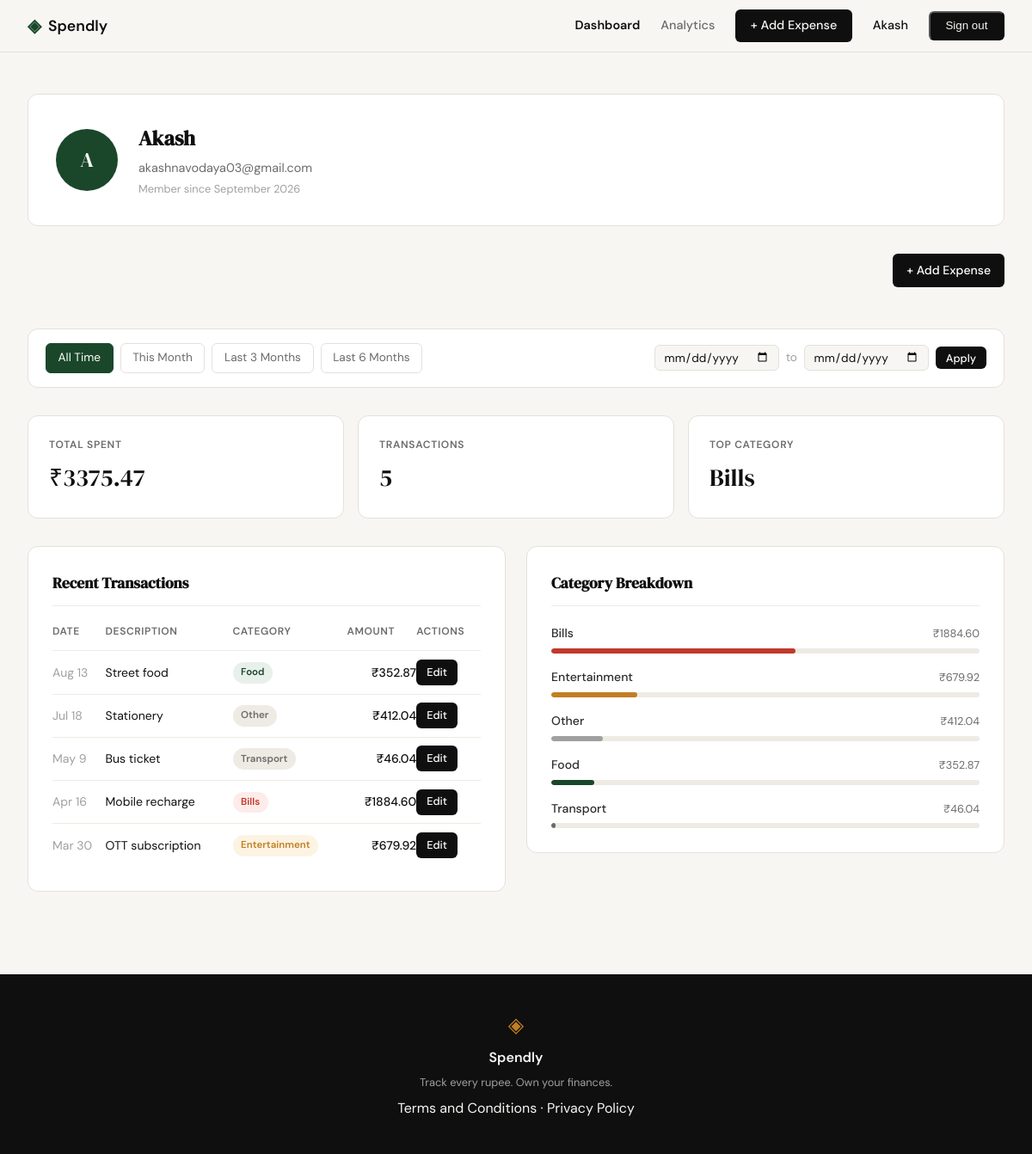
/profile (signed in), run on an earlier commit of the app's database.
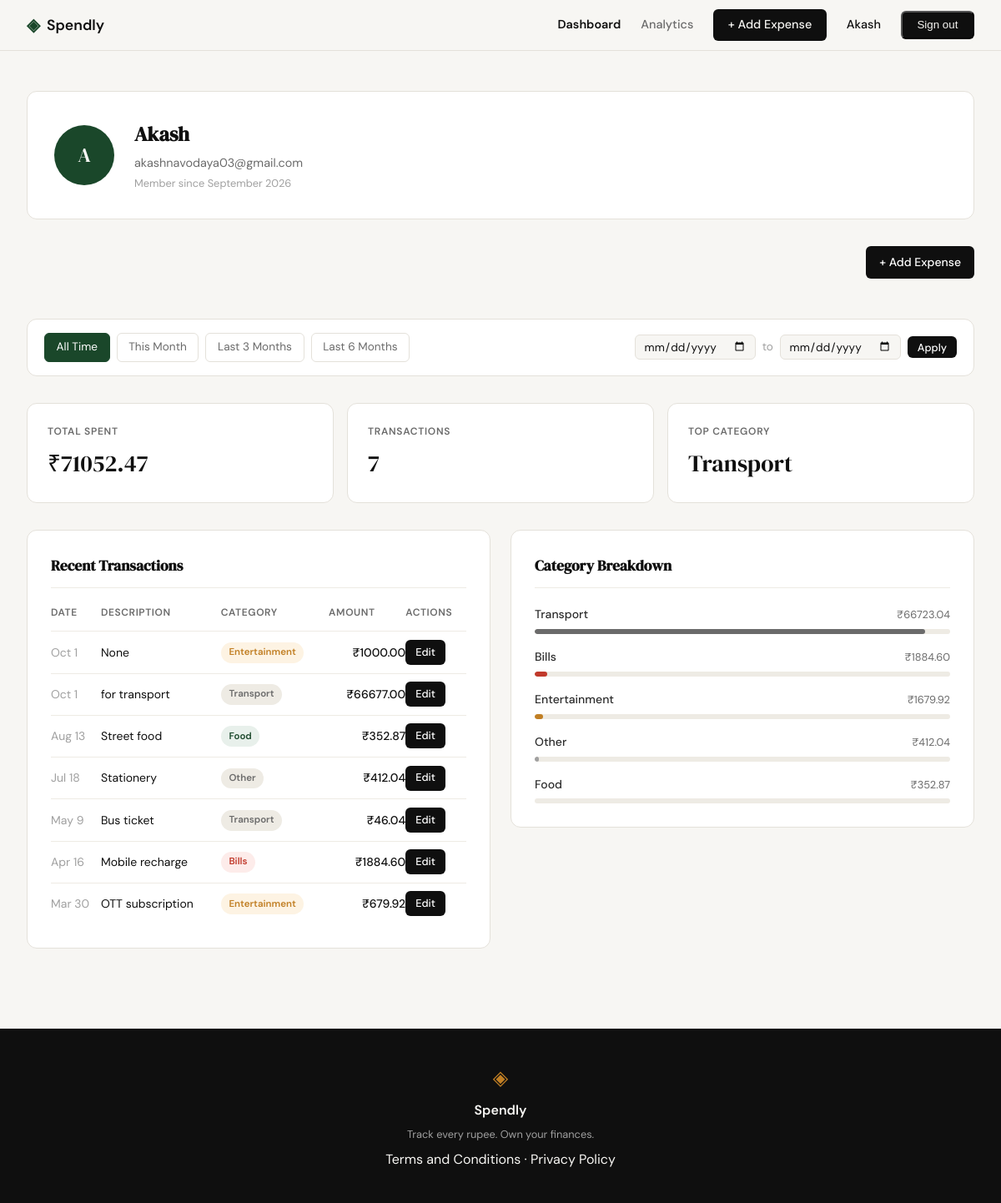
And on a later commit of the database.
### tables this page shows
CREATE TABLE users (
            id INTEGER PRIMARY KEY AUTOINCREMENT,
            name TEXT NOT NULL,
            email TEXT UNIQUE NOT NULL,
            password_hash TEXT NOT NULL,
            created_at TEXT DEFAULT (datetime('now'))
        );

CREATE TABLE expenses (
            id INTEGER PRIMARY KEY AUTOINCREMENT,
            user_id INTEGER NOT NULL,
            amount REAL NOT NULL,
            category TEXT NOT NULL,
            date TEXT NOT NULL,
            description TEXT,
            created_at TEXT DEFAULT (datetime('now')),
            FOREIGN KEY (user_id) REFERENCES users(id)
        );

### app.py (the view)
@app.route("/profile")
def profile():
    if not session.get("user_id"):
        return redirect(url_for("login"))
    user_id = session["user_id"]
    date_from = _parse_date(request.args.get("date_from"))
    date_to = _parse_date(request.args.get("date_to"))
    if date_from and date_to and date_from > date_to:
        flash("Start date must be before end date.", "error")
        date_from = date_to = None
    today = date.today()
    first_of_month = today.replace(day=1).isoformat()
    last_3m = (today - timedelta(days=90)).isoformat()
    last_6m = (today - timedelta(days=180)).isoformat()
    today_str = today.isoformat()
    presets = {
        "today": today_str,
        "this_month": first_of_month,
        "last_3m": last_3m,
        "last_6m": last_6m,
    }
    user = get_user_by_id(user_id)
    stats = get_summary_stats(user_id, date_from, date_to)
    transactions = get_recent_transactions(
        user_id, date_from=date_from, date_to=date_to
    )
    categories = get_category_breakdown(user_id, date_from, date_to)
    return render_template(
        "profile.html",
        user=user,
        stats=stats,
        transactions=transactions,
        categories=categories,
        date_from=date_from,
        date_to=date_to,
        presets=presets,
    )

### app.py (called while the page is built)
def _parse_date(value):
    try:
        datetime.strptime(value, "%Y-%m-%d")
        return value
    except (ValueError, TypeError):
        return None

### database/db.py (called while the page is built)
def get_db():
    conn = sqlite3.connect(DB_PATH)
    conn.row_factory = sqlite3.Row
    conn.execute("PRAGMA foreign_keys = ON")
    return conn

### database/queries.py (called while the page is built)
def get_recent_transactions(user_id, limit=10, date_from=None, date_to=None):
    conn = get_db()
    sql = (
        "SELECT id, date, description, category, amount FROM expenses "
        "WHERE user_id = ?"
    )
    params = [user_id]
    if date_from and date_to:
        sql += " AND date BETWEEN ? AND ?"
        params.extend([date_from, date_to])
    sql += " ORDER BY date DESC LIMIT ?"
    params.append(limit)
    rows = conn.execute(sql, params).fetchall()
    conn.close()
    return [
        {
            "id": r["id"],
            "date": datetime.strptime(r["date"], "%Y-%m-%d").strftime("%b %-d"),
            "description": r["description"],
            "category": r["category"],
            "amount": f"₹{r['amount']:.2f}",
        }
        for r in rows
    ]

def get_summary_stats(user_id, date_from=None, date_to=None):
    conn = get_db()
    base = "FROM expenses WHERE user_id = ?"
    params = [user_id]
    if date_from and date_to:
        base += " AND date BETWEEN ? AND ?"
        params.extend([date_from, date_to])
    row = conn.execute(f"SELECT SUM(amount), COUNT(*) {base}", params).fetchone()
    top = conn.execute(
        f"SELECT category {base} GROUP BY category ORDER BY SUM(amount) DESC LIMIT 1",
        params,
    ).fetchone()
    total = row[0] or 0.0
    count = row[1] or 0
    conn.close()
    return {
        "total_spent": f"₹{total:.2f}",
        "transaction_count": count,
        "top_category": top["category"] if top else "—",
    }

def get_user_by_id(user_id):
    conn = get_db()
    row = conn.execute(
        "SELECT name, email, created_at FROM users WHERE id = ?", (user_id,)
    ).fetchone()
    conn.close()
    if row is None:
        return None
    dt = datetime.strptime(row["created_at"][:10], "%Y-%m-%d")
    initials = "".join(w[0].upper() for w in row["name"].split()[:2])
    return {
        "name": row["name"],
        "email": row["email"],
        "member_since": dt.strftime("%B %Y"),
        "initials": initials,
    }

### templates/profile.html (shortened to what this page needs)
{% extends "base.html" %}
{% block head %}
<link rel="stylesheet" href="{{ url_for('static', filename='css/profile.css') }}">
{% endblock %}
{% block content %}
<div class="profile-page">
    <div class="profile-inner">
        <div class="profile-header-card">
            <div class="profile-avatar">{{ user.initials }}</div>
            <div class="profile-meta">
                <h1 class="profile-name">{{ user.name }}</h1>
                <p class="profile-email">{{ user.email }}</p>
                <p class="profile-since">Member since {{ user.member_since }}</p>
            </div>
        </div>
        <div style="text-align:right; margin-bottom: 1rem;">
            <a href="{{ url_for('add_expense') }}" class="btn">+ Add Expense</a>
        </div>
        <div class="filter-bar">
            <div class="filter-presets">
                <a href="{{ url_for('profile') }}"
                   class="preset-btn{% if not date_from and not date_to %} preset-btn--active{% endif %}">All Time</a>
                <a href="{{ url_for('profile', date_from=presets.this_month, date_to=presets.today) }}"
                   class="preset-btn{% if date_from == presets.this_month and date_to == presets.today %} preset-btn--active{% endif %}">This Month</a>
                <a href="{{ url_for('profile', date_from=presets.last_3m, date_to=presets.today) }}"
                   class="preset-btn{% if date_from == presets.last_3m and date_to == presets.today %} preset-btn--active{% endif %}">Last 3 Months</a>
                <a href="{{ url_for('profile', date_from=presets.last_6m, date_to=presets.today) }}"
                   class="preset-btn{% if date_from == presets.last_6m and date_to == presets.today %} preset-btn--active{% endif %}">Last 6 Months</a>
            </div>
            <form class="filter-form" method="get" action="{{ url_for('profile') }}">
                <input type="date" name="date_from" value="{{ date_from or '' }}">
                <span class="filter-sep">to</span>
                <input type="date" name="date_to" value="{{ date_to or '' }}">
                <button type="submit" class="btn btn--sm">Apply</button>
            </form>
        </div>
        <div class="stats-row">
            <div class="stat-card">
                <span class="stat-label">Total Spent</span>
                <span class="stat-value">{{ stats.total_spent }}</span>
            </div>
            <div class="stat-card">
                <span class="stat-label">Transactions</span>
                <span class="stat-value">{{ stats.transaction_count }}</span>
            </div>
            <div class="stat-card">
                <span class="stat-label">Top Category</span>
                <span class="stat-value">{{ stats.top_category }}</span>
            </div>
        </div>
        <div class="profile-grid">
            <div class="profile-card">
                <h2 class="card-title">Recent Transactions</h2>
                <table class="tx-table">
                    <thead>
                        <tr>
                            <th>Date</th>
                            <th>Description</th>
                            <th>Category</th>
                            <th class="tx-amount-col">Amount</th>
                            <th>Actions</th>
                        </tr>
                    </thead>
                    <tbody>
                        {% for tx in transactions %}
                        <tr>
                            <td class="tx-date">{{ tx.date }}</td>
                            <td>{{ tx.description }}</td>
                            <td><span class="badge badge--{{ tx.category | lower }}">{{ tx.category }}</span></td>
                            <td class="tx-amount">{{ tx.amount }}</td>
                            <td>
                              <a href="/expenses/{{ tx.id }}/edit" class="btn btn--sm">Edit</a>
                            </td>
                        </tr>
                        {% endfor %}
                    </tbody>
                </table>
            </div>
            <div class="profile-card">
                <h2 class="card-title">Category Breakdown</h2>
                <div class="breakdown-list">
                    {% for cat in categories %}
                    <div class="breakdown-row">
                        <div class="breakdown-meta">
                            <span class="breakdown-name">{{ cat.name }}</span>
                            <span class="breakdown-total">{{ cat.amount }}</span>
                        </div>
                        <div class="breakdown-track">
                            <div class="breakdown-bar breakdown-bar--{{ cat.name | lower }}" style="width: {{ cat.pct }}%"></div>
                        </div>
                    </div>
                    {% endfor %}
                </div>
            </div>
        </div>
    </div>
</div>
{% endblock %}

### templates/base.html (shortened to what this page needs)
<!DOCTYPE html>
<html lang="en">
<head>
    <link rel="stylesheet" href="{{ url_for('static', filename='css/style.css') }}">
    {% block head %}{% endblock %}
</head>
<body>
    <nav class="navbar">
        <div class="nav-inner">
            <a href="{{ url_for('landing') }}" class="nav-brand">
                <span class="brand-icon">◈</span>
                <span class="brand-name">Spendly</span>
            </a>
            <div class="nav-links">
                {% if session.get('user_id') %}
                    <a href="{{ url_for('profile') }}" class="{{ 'nav-active' if request.endpoint == 'profile' else '' }}">Dashboard</a>
                    <a href="{{ url_for('analytics') }}" class="{{ 'nav-active' if request.endpoint == 'analytics' else '' }}">Analytics</a>
                    <a href="{{ url_for('add_expense') }}" class="nav-cta {{ 'nav-active' if request.endpoint == 'add_expense' else '' }}">+ Add Expense</a>
                    <span>{{ session.get('user_name') }}</span>
                    <form method="post" action="{{ url_for('logout') }}" style="display:inline">
                        <button type="submit" class="nav-cta">Sign out</button>
                    </form>
                {% else %}
                    <a href="{{ url_for('login') }}">Sign in</a>
                    <a href="{{ url_for('register') }}" class="nav-cta">Get started</a>
                {% endif %}
            </div>
        </div>
    </nav>
    <main class="main-content">
        {% block content %}{% endblock %}
    </main>
    <footer class="footer">
        <div class="footer-inner">
            <span class="brand-icon">◈</span>
            <span class="footer-name">Spendly</span>
            <p class="footer-copy">Track every rupee. Own your finances.</p>
            <p><a href="/terms">Terms and Conditions</a> · <a href="/privacy">Privacy Policy</a></p>
        </div>
    </footer>
</body>
</html>

### static/css/profile.css (style rules this page uses)
.filter-bar { display: flex; flex-wrap: wrap; gap: 0.75rem; align-items: center; background: var(--paper-card); border: 1px solid var(--border); border-radius: var(--radius-md); padding: 1rem 1.25rem; }
.filter-presets { display: flex; gap: 0.5rem; flex-wrap: wrap; flex: 1; }
.preset-btn { padding: 0.35rem 0.85rem; border-radius: var(--radius-sm); border: 1px solid var(--border); background: transparent; color: var(--ink-muted); text-decoration: none; font-size: 0.85rem; font-family: var(--font-body); transition: all 0.15s; }
.preset-btn--active { background: var(--accent); color: var(--paper-card); border-color: var(--accent); }
.filter-form { display: flex; align-items: center; gap: 0.5rem; flex-wrap: wrap; }
.filter-sep { font-size: 0.85rem; color: var(--ink-faint); }
.filter-form input[type="date"] { border: 1px solid var(--border); border-radius: var(--radius-sm); padding: 0.3rem 0.6rem; font-family: var(--font-body); font-size: 0.85rem; background: var(--paper); color: var(--ink); outline: none; transition: border-color 0.15s; }
.btn { display: inline-block; padding: 0.5rem 1rem; border-radius: var(--radius-sm); font-family: var(--font-body); font-size: 0.875rem; font-weight: 500; cursor: pointer; border: none; text-decoration: none; transition: background 0.15s, color 0.15s, border-color 0.15s; }
.btn--sm { padding: 0.3rem 0.75rem; font-size: 0.8rem; }
.btn:not(.btn--ghost) { background: var(--ink); color: var(--paper-card); }

What changed in the data, as far as the page shows it:
added expenses: date "Oct 1", description "None", category "Entertainment", amount "₹1000.00"
added expenses: date "Oct 1", description "for transport", category "Transport", amount "₹66677.00"
shown differently, row unchanged: expenses "Mobile recharge": top_category "Bills" → (not shown)
Also different on the page:
{{ stats.total_spent }}: "₹3375.47" → "₹71052.47"
{{ stats.transaction_count }}: "5" → "7"
{{ stats.top_category }}: (not shown) → "Transport"
{{ cat.pct }}: 57 → 3 (drawn)
{{ cat.pct }}: 12 → 1 (drawn)
new list line: "Transport ₹66723.04"
new list line: "Entertainment ₹1679.92"
list line gone: "Entertainment ₹679.92"
list line gone: "Transport ₹46.04"
